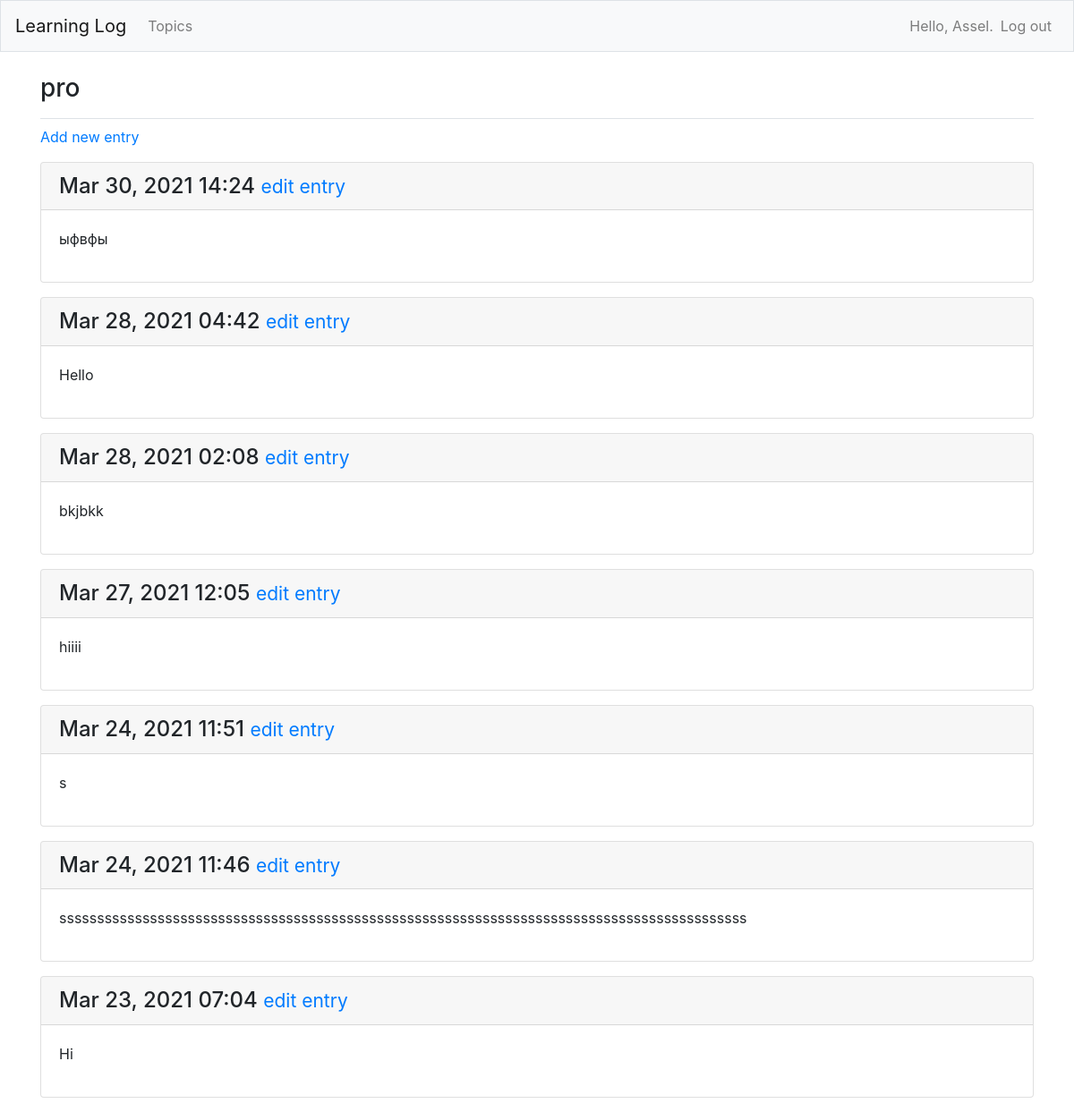
Page /topics/1/ (signed in) on the earlier database version.
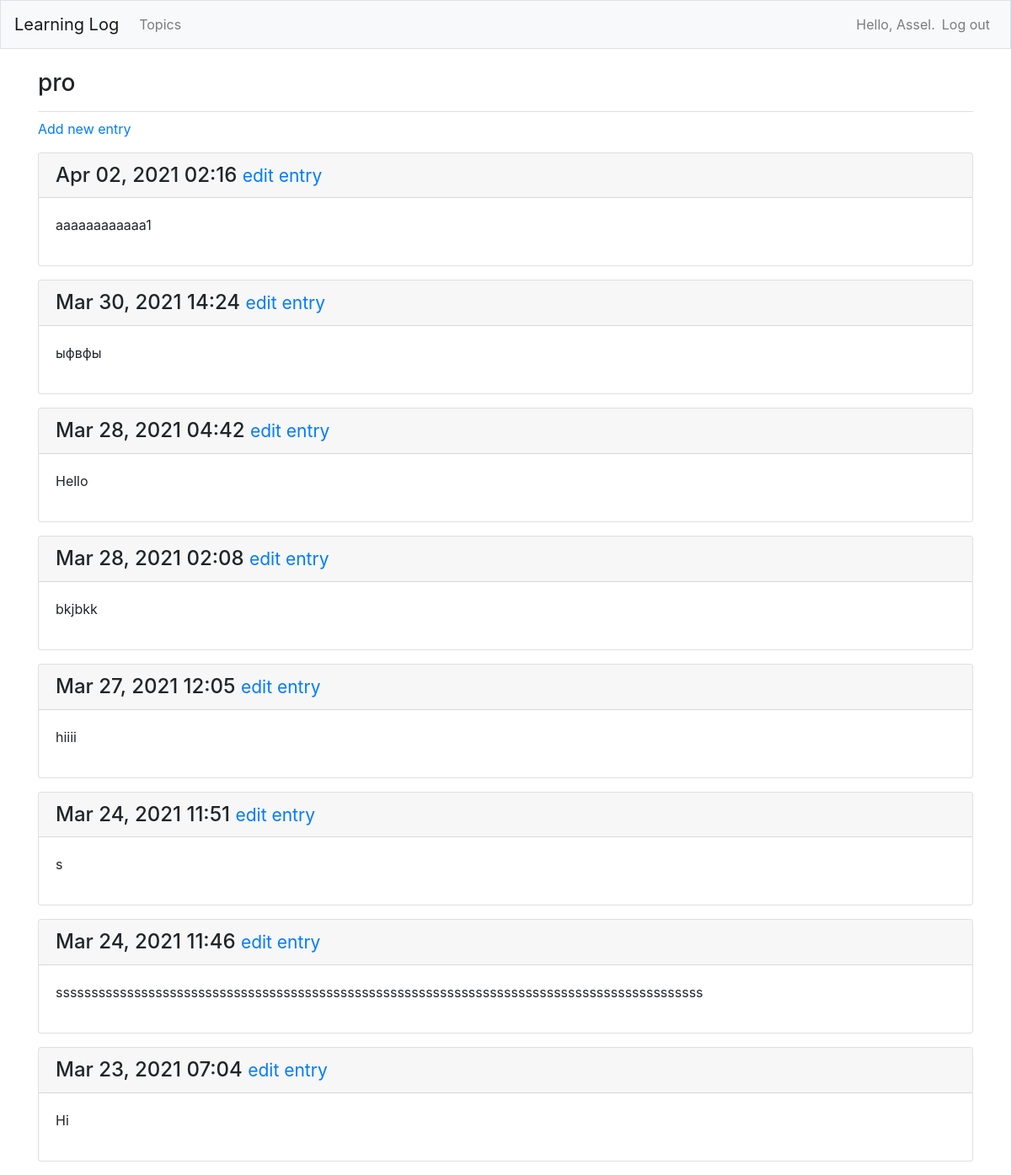
Same page on the later database version.
### api/models.py (models this page shows, shortened)
class Entry(models.Model):
    topic = models.ForeignKey(Topic, on_delete=models.CASCADE)
    text = models.TextField()
    date_added = models.DateTimeField(auto_now_add=True)
    class Meta:
        verbose_name_plural = 'entries'

### api/views.py (the view)
# urls.py: path('topics/<int:topic_id>/', views.topic, name='topic'),
@login_required(login_url='/users/login/')
def topic(request, topic_id):
    topic = Topic.objects.get(id=topic_id)
    if topic.owner != request.user:
        raise Http404
    entries = topic.entry_set.order_by('-date_added')
    context = {'topic': topic, 'entries': entries}
    return render(request, 'api/topic.html', context)

### api/models.py (called while the page is built)
    def __str__(self):
        return self.text

### api/templates/api/topic.html
{% extends 'api/base.html' %}
{% block page_header %}
    <h3>{{ topic }}</h3>
{% endblock page_header %}
{% block content %}
    <p>
        <a href="{% url 'api:new_entry' topic.id %}">Add new entry</a>
    </p>
    {% for entry in entries %}
        <div class="card mb-3">
            <h4 class="card-header">
                {{ entry.date_added|date:'M d, Y H:i' }}
                <small><a href="{% url 'api:edit_entry' entry.id %}">edit entry</a></small>
            </h4>
            <div class="card-body">
                {{ entry.text|linebreaks }}
            </div>
        </div>
    {% empty %}
        <p>There are no entries for this topic yet.</p>
    {% endfor %}
{% endblock content %}

Differences in the rows shown:
added Entry: date_added "Apr 02, 2021 02:16", text "aaaaaaaaaaaa1"
